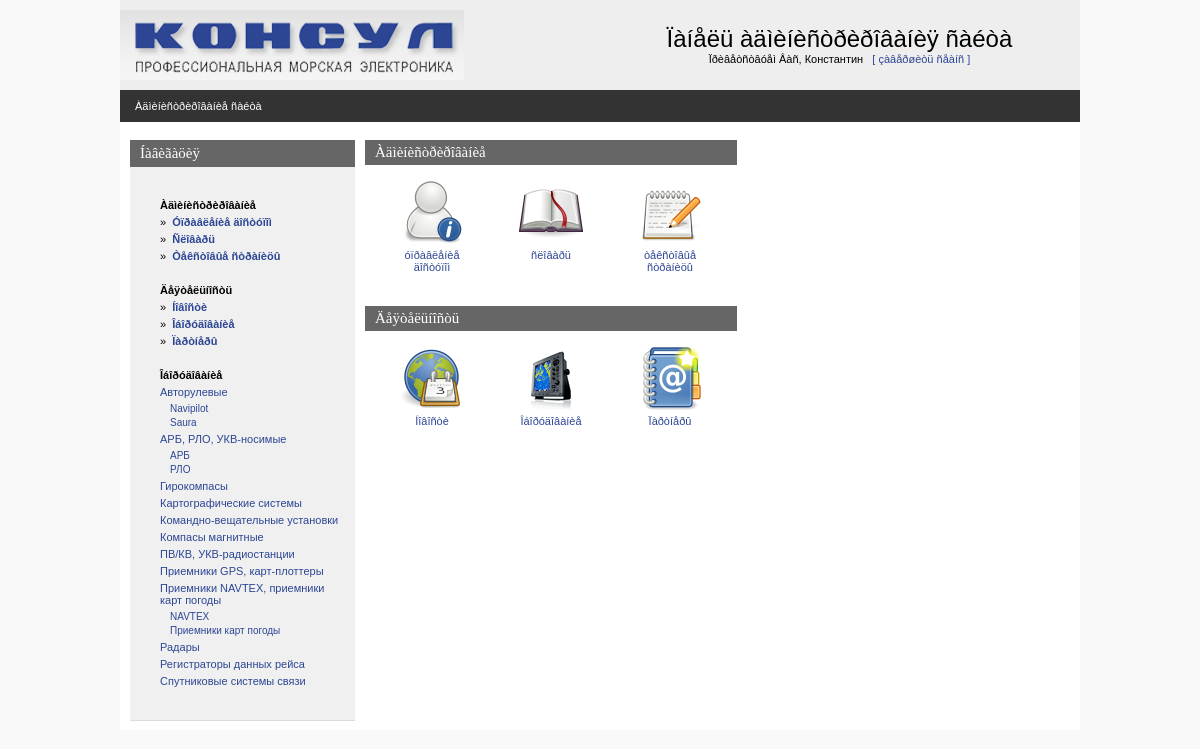
The app's page /admin/main.php (signed in), older data.
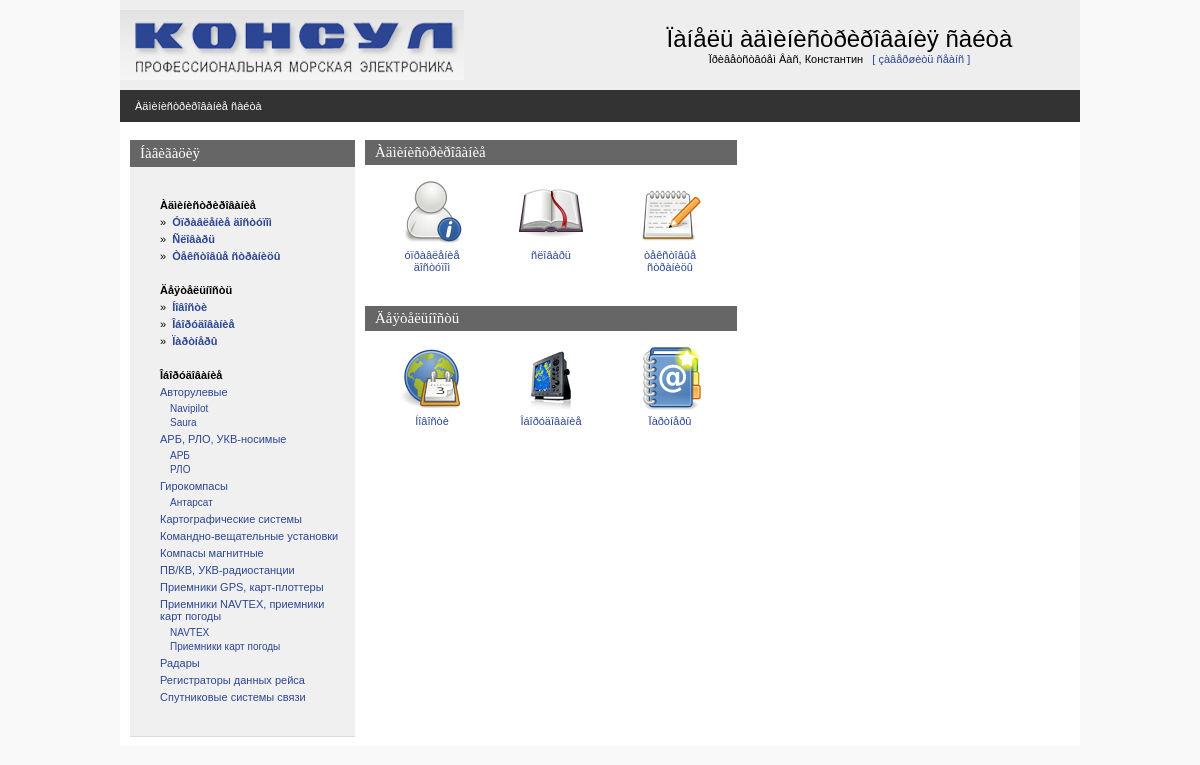
The same page, newer data.
### tables this page shows
CREATE TABLE IF NOT EXISTS `consul_static` (
  `static_code` int(11) NOT NULL AUTO_INCREMENT,
  `page_code` int(11) NOT NULL DEFAULT '0',
  `static_name` varchar(200) NOT NULL DEFAULT '',
  `static_text` text NOT NULL,
  `static_pos` int(11) NOT NULL DEFAULT '0',
  `static_seo_title` text,
  `static_seo_desc` text,
  `static_seo_key` text,
  `lang_code` int(11) NOT NULL,
  `static_abstract` text,
  `static_url` varchar(250) DEFAULT NULL,
  PRIMARY KEY (`static_code`)
);

### admin/inc/session.php (called while the page is built, shortened)
<?php
   $REGUSER["code"]=$_SESSION["REGUSER"]["code"];
   $REGUSER["name"]=$_SESSION["REGUSER"]["name"];
   $REGUSER["login"]=$_SESSION["REGUSER"]["login"];
   $REGUSER["pass"]=$_SESSION["REGUSER"]["pass"];
   $REGUSER["email"]=$_SESSION["REGUSER"]["email"];
   $REGUSER["radmin"]=$_SESSION["REGUSER"]["radmin"];
   $REGUSER["rtext"]=$_SESSION["REGUSER"]["rtext"];
   $REGUSER["rnews"]=$_SESSION["REGUSER"]["rnews"];
   $REGUSER["requipment"]=$_SESSION["REGUSER"]["requipment"];
   $REGUSER["rpartner"]=$_SESSION["REGUSER"]["rpartner"];
?>

### admin/inc/functions.php (the view, shortened to what this page needs)
<?php
function isAllowed($right)
{
    global $PREFFIX,$REGUSER;
    return ($REGUSER[$right]);
}
function view_tree($langcode) {
	$catalogshort="SELECT DISTINCT
	consul_equip.equip_code,
	consul_equip.equip_parent,
	consul_static.static_code,
	consul_static.static_name
	FROM consul_static
	INNER JOIN consul_page ON consul_page.page_code = consul_static.page_code
	INNER JOIN consul_equip ON consul_page.page_code = consul_equip.page_code
	WHERE (lang_code=$langcode) and (page_active>0)
	ORDER BY static_name";
	$query = mysql_query("$catalogshort") or  die("Îøèáêà âûáîðêè êàòàëîãà ".$catalogshort);
	while (list($equip_code,$equip_parent,$static_code,$static_name)= mysql_fetch_array($query)) {
		if ($equip_parent == '0') {
			$one_lvl[] = array ($equip_code, $equip_parent, $static_code,$static_name);
		} else {
			$next_lvl[] = array ($equip_code, $equip_parent, $static_code,$static_name);
		}
	}
	print '<ul id="tree_one">';
	foreach ($one_lvl as $key){
		print '<li><a href="catalogpage.php?equip_parent='.$key[0].'">'.$key[3].'</a>';
		print '<ul>';
		view_tree_next_level($key[0], $next_lvl);
		print "</ul>";
		print '</li>';
	}
	print '</ul>';
}
function view_tree_next_level($family, $next_lvl) {
	foreach ($next_lvl as $key) {
		if ($key[1]==$family) {
			print ' <li><a href="catalogpage.php?equip_parent='.$key[0].'">'.$key[3].'</a></li>';
		}
	}
}
?>

### admin/inc/head.php (shortened to what this page needs)
<HTML>
<HEAD>
   <LINK REL=stylesheet HREF="css/styles.css" TYPE="text/css">
</HEAD>

### admin/main.php (shortened to what this page needs)
<?php
include ("inc/head.php");
?>
<BODY>
<center>
<div class=mainbody>
<? include("inc/top.php");?>
<table Border=0 CellSpacing=0 CellPadding=0 width=100%>
  <tr><td class=pageline>
     <div class=wmiddletext><a href="main.php">Àäìèíèñòðèðîâàíèå ñàéòà</a> </div>
  </td></tr>
</table>
<table Border=0 CellSpacing=0 CellPadding=0 width=100%>
 <tr valign=top>
  <td width=10></td>
  <? include("inc/leftmenu.php"); ?>
  <td width=10></td>
  <td>
<table Border=0 CellSpacing=0 CellPadding=0 Width=100%>
 <tr align=cener valign=top>
     <td width=48%>
<?
if( (isAllowed("radmin")) )
{
echo"
<table class=grayhead Border=0 CellSpacing=0 CellPadding=0>
 <tr colspan=10 class=normaltext><td ><div ><h4>Àäìèíèñòðèðîâàíèå</h4></div></td></tr>
</table>
<table Border=0 CellSpacing=15 CellPadding=0>
 <tr class=middletext align=center valign=top>";
     if (isAllowed("radmin")) echo"<td><a href=\"admin.php\"><img hspace=20 b src=\"graph/newicon/admin.png\"  border=0><p class=\"space\">óïðàâëåíèå<br>äîñòóïîì</a></td>";
     if (isAllowed("rtext"))
        {
          echo"<td><a href=\"dict.php\"><img src=\"graph/newicon/lang.png\"  hspace=20 border=0><p class=\"space\">ñëîâàðü</a></td>";
          echo"<td><a href=\"textpage.php\"><img src=\"graph/newicon/page.png\"  hspace=20 b border=0><p class=\"space\">òåêñòîâûå<br>ñòðàíèöû</a></td>";
        }
echo"
 </tr>
</table>
&nbsp;";
}
if(isAllowed(("rnews")) || (isAllowed("requipment")) || (isAllowed("rpartner")))
{
    echo"
<table class=grayhead Border=0 CellSpacing=0 CellPadding=0>
 <tr colspan=10 class=normaltext><td ><div ><h4>Äåÿòåëüíîñòü</h4></div></td></tr>
</table>
<table Border=0 CellSpacing=15 CellPadding=0>
 <tr class=middletext align=center valign=top>";
if (isAllowed("rnews")) echo"<td><a href=\"newspage.php\"><img src=\"graph/newicon/news.png\" hspace=20 border=0><p class=\"space\">Íîâîñòè</a></td>";
if (isAllowed("requipment")) echo"<td ><a href=\"catalogpage.php\"><img src=\"graph/icon/equipment.gif\"  hspace=20 border=0><p class=\"space\">Îáîðóäîâàíèå</a></td>";
if (isAllowed("rpartner")) echo"<td ><a href=\"partnerpage.php\"><img src=\"graph/newicon/rooms.png\"  hspace=20 border=0><p class=\"space\">Ïàðòíåðû</a></td>";
echo"
 </tr>
</table>
</center>
";
}
?>
     <td width=4%>&nbsp;</td>
     <td width=48%>
     </td>
  <td width=10></td>
</BODY>
</HTML>

### admin/inc/top.php (shortened to what this page needs)
<table Border=0 CellSpacing=0 CellPadding=0 width=100%>
 <tr  bgcolor=#eeeeee>
    <td style="padding-top:10px; padding-bottom:10px;"><img src="../img/logo.gif" border=0></td>
    <td align=center>
       <h1>Ïàíåëü àäìèíèñòðèðîâàíèÿ ñàéòà</h1>
       <span class=lmenupart>Ïðèâåòñòâóåì Âàñ, <?=$REGUSER["name"]?> <a class=lmenupart href="index.php?op=out"> &nbsp;&nbsp;[&nbsp;çàâåðøèòü ñåàíñ&nbsp;]</a></span>
    </td>
 </tr>
</table>

### admin/inc/leftmenu.php (shortened to what this page needs)
<td class=leftpanel >
<table CellSpacing=0 CellPadding=0 >
<tr><td class=bluehead><h4>Íàâèãàöèÿ</h4><td></tr>
<tr><td class=blueblock style='height:280px;' valign=top>
<div style="margin-left:20px">
<?php
if( isAllowed("radmin")||isAllowed(rtext))
{
echo"<p><div class=lmenupart><b>Àäìèíèñòðèðîâàíèå</b></div>";
if( isAllowed("radmin"))
		echo"<div class=lmenupart>&#187;&nbsp; <b><a href=\"admin.php\">Óïðàâëåíèå äîñòóïîì</a></b></div>";
if( isAllowed("rtext"))
  {
    echo"<div class=lmenupart>&#187;&nbsp; <b><a href=\"dict.php\">Ñëîâàðü</a></b></div>";
    echo"<div class=lmenupart>&#187;&nbsp; <b><a href=\"textpage.php\">Òåêñòîâûå ñòðàíèöû</a></b></div>";
  }
}
if(isAllowed(("rnews")) || (isAllowed("requipment")) || (isAllowed("rpartner")))
{
	echo "<p><div class=lmenupart><b>Äåÿòåëüíîñòü</b></div>";
	if (isAllowed("rnews")) echo"<div class=lmenupart>&#187;&nbsp; <b><a href=\"newspage.php\"> Íîâîñòè </a></b></div>";
	if (isAllowed("requipment")) echo"<div class=lmenupart>&#187;&nbsp; <b><a href=\"catalogpage.php\">Îáîðóäîâàíèå</a></b></div>";
	if (isAllowed("rpartner")) echo"<div class=lmenupart>&#187;&nbsp; <b><a href=\"partnerpage.php\">Ïàðòíåðû</a></b></div>";
}
  echo "<p><div class=lmenupart><b>Îáîðóäîâàíèå</b></div>";
  echo "<div class=jquery-tree>";
     view_tree(1);
  echo "</div>";
?>
</div>
<br>
<td></tr>
</table>
  <td>

### admin/css/styles.css (style rules this page uses)
body { padding:0px; margin:0px; background-color:#f9f9f9; }
a { text-decoration : none; color: #2d4694; }
img { border-color: #000000; }
.mainbody { width:960px; background-color:#ffffff; }
.pageline { height:32px; background-color:#333333; padding-left:15px; }
.grayhead { width:100%; height:25px; padding-left:10px; padding-right:10px; background-color:#666666; }
.leftpanel { width:225px; font-size:8px; }
.lmenupart { text-decoration:none; margin-bottom:5px; margin-top:2px; font-size:11px; font-family: Arial,Helvetica,Sans-serif,Tahoma,Pragmatica; }
.bluehead { width:220px; height:27px; padding-left:10px; background-color:#666666; }
.blueblock { width:220px; padding:10px; background-color:#f0f0f0; border-bottom: 1px solid #DCDCDD; }
H1 { text-decoration:none; font-weight:normal; padding:0; margin:0; font-family: Arial, Verdana; font-size : 24px; }
H4 { text-decoration:none; font-weight:normal; color:#ffffff; padding:0; margin:0; font-family: Verdana; font-size : 15px; }
p { text-decoration:none; padding:0; margin-top:10px; margin-bottom:0px; }
ul { text-decoration:none; padding:0; margin-top:5px; margin-bottom:0px; margin-right:0px; margin-left:16px;font-size:10px; }
li { text-decoration:none; padding:0; margin-top:0px; margin-bottom:3px; margin-right:0px; margin-left:0px;font-size:9px; }
.normaltext { text-decoration:none; color:#000066; font-family: Tahoma, Arial, Helvetica, Sans-serif, Pragmatica; font-size:12px; }
.middletext { text-decoration:none; color:#000000; font-family: Tahoma, Arial, Helvetica, Sans-serif, Pragmatica; font-size:11px; }
.wmiddletext { text-decoration:none; color:#ffffff; font-family: Tahoma, Arial, Helvetica, Sans-serif, Pragmatica; font-size:11px; }
.wmiddletext a { text-decoration:none; color:#ffffff; }
.space { margin-top:5px; }
.jquery-tree { font-family:Arial; }
.jquery-tree ul { padding:0px; margin:0px; }
.jquery-tree ul li { list-style:none; font-size:11px; }
.jquery-tree ul li ul { padding:0px; margin:0px; margin-bottom:5px; margin-top:5px; }
.jquery-tree ul li ul li { list-style:none; margin-left:10px; font-size:10px; }
.leftpanel p { padding:0px; padding-bottom:10px; }

Row changes from the older to the newer data that the page shows:
added consul_static: static_name "Антарсат", shown under "Гирокомпасы"
